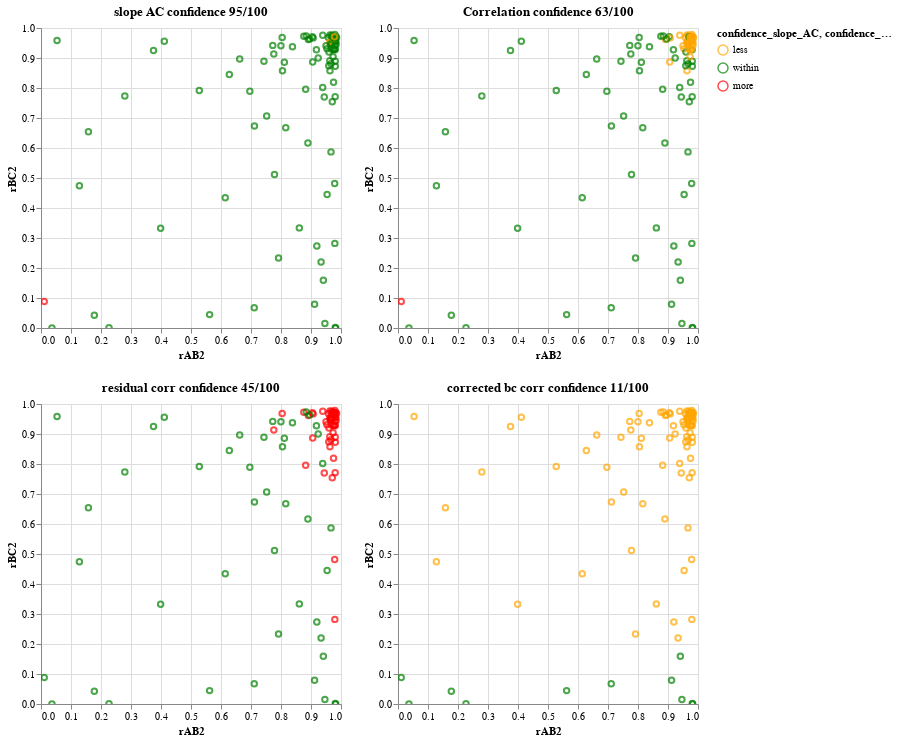

The notebook cell saved with this chart:
### Code cell
run_simulation_with_params(pathway_=radiating,
                               samplesize_=100,
                               dg_=0.9,
                               d1_=0,
                               d2_=0,
                               d3_=0,
                               d4_=0)
chart
